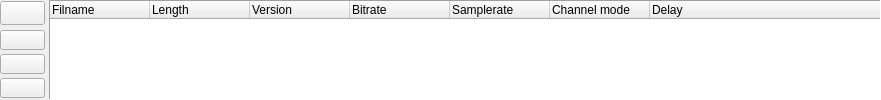
<ui version="4.0" >
 <class>TTAudioFileListWidget</class>
 <widget class="QWidget" name="TTAudioFileListWidget" >
  <property name="geometry" >
   <rect>
    <x>0</x>
    <y>0</y>
    <width>881</width>
    <height>100</height>
   </rect>
  </property>
  <property name="sizePolicy" >
   <sizepolicy vsizetype="Preferred" hsizetype="Preferred" >
    <horstretch>1</horstretch>
    <verstretch>1</verstretch>
   </sizepolicy>
  </property>
  <property name="minimumSize" >
   <size>
    <width>620</width>
    <height>100</height>
   </size>
  </property>
  <property name="baseSize" >
   <size>
    <width>620</width>
    <height>120</height>
   </size>
  </property>
  <property name="windowTitle" >
   <string>Form</string>
  </property>
  <layout class="QGridLayout" >
   <property name="leftMargin" >
    <number>0</number>
   </property>
   <property name="topMargin" >
    <number>0</number>
   </property>
   <property name="rightMargin" >
    <number>0</number>
   </property>
   <property name="bottomMargin" >
    <number>0</number>
   </property>
   <property name="horizontalSpacing" >
    <number>4</number>
   </property>
   <property name="verticalSpacing" >
    <number>4</number>
   </property>
   <item row="0" column="0" >
    <layout class="QVBoxLayout" >
     <property name="spacing" >
      <number>4</number>
     </property>
     <property name="leftMargin" >
      <number>0</number>
     </property>
     <property name="topMargin" >
      <number>0</number>
     </property>
     <property name="rightMargin" >
      <number>0</number>
     </property>
     <property name="bottomMargin" >
      <number>0</number>
     </property>
     <item>
      <widget class="QPushButton" name="pbAudioFileOpen" >
       <property name="sizePolicy" >
        <sizepolicy vsizetype="Preferred" hsizetype="Preferred" >
         <horstretch>1</horstretch>
         <verstretch>1</verstretch>
        </sizepolicy>
       </property>
       <property name="minimumSize" >
        <size>
         <width>45</width>
         <height>24</height>
        </size>
       </property>
       <property name="maximumSize" >
        <size>
         <width>45</width>
         <height>24</height>
        </size>
       </property>
       <property name="text" >
        <string/>
       </property>
       <property name="icon" >
        <iconset resource="audiofilelistwidget.qrc" >:/pixmaps/pixmaps/fileopen_24.xpm</iconset>
       </property>
      </widget>
     </item>
     <item>
      <layout class="QVBoxLayout" >
       <property name="spacing" >
        <number>4</number>
       </property>
       <property name="leftMargin" >
        <number>0</number>
       </property>
       <property name="topMargin" >
        <number>0</number>
       </property>
       <property name="rightMargin" >
        <number>0</number>
       </property>
       <property name="bottomMargin" >
        <number>0</number>
       </property>
       <item>
        <widget class="QPushButton" name="pbAudioEntryUp" >
         <property name="sizePolicy" >
          <sizepolicy vsizetype="Preferred" hsizetype="Preferred" >
           <horstretch>0</horstretch>
           <verstretch>0</verstretch>
          </sizepolicy>
         </property>
         <property name="minimumSize" >
          <size>
           <width>45</width>
           <height>16</height>
          </size>
         </property>
         <property name="maximumSize" >
          <size>
           <width>45</width>
           <height>20</height>
          </size>
         </property>
         <property name="sizeIncrement" >
          <size>
           <width>1</width>
           <height>1</height>
          </size>
         </property>
         <property name="baseSize" >
          <size>
           <width>60</width>
           <height>32</height>
          </size>
         </property>
         <property name="text" >
          <string/>
         </property>
         <property name="icon" >
          <iconset resource="audiofilelistwidget.qrc" >:/pixmaps/pixmaps/uparrow_18.xpm</iconset>
         </property>
         <property name="iconSize" >
          <size>
           <width>12</width>
           <height>12</height>
          </size>
         </property>
        </widget>
       </item>
       <item>
        <widget class="QPushButton" name="pbAudioEntryDelete" >
         <property name="sizePolicy" >
          <sizepolicy vsizetype="Preferred" hsizetype="Preferred" >
           <horstretch>0</horstretch>
           <verstretch>0</verstretch>
          </sizepolicy>
         </property>
         <property name="minimumSize" >
          <size>
           <width>45</width>
           <height>16</height>
          </size>
         </property>
         <property name="maximumSize" >
          <size>
           <width>45</width>
           <height>20</height>
          </size>
         </property>
         <property name="sizeIncrement" >
          <size>
           <width>1</width>
           <height>1</height>
          </size>
         </property>
         <property name="baseSize" >
          <size>
           <width>60</width>
           <height>32</height>
          </size>
         </property>
         <property name="text" >
          <string/>
         </property>
         <property name="icon" >
          <iconset resource="audiofilelistwidget.qrc" >:/pixmaps/pixmaps/cancel_18.xpm</iconset>
         </property>
         <property name="iconSize" >
          <size>
           <width>12</width>
           <height>12</height>
          </size>
         </property>
        </widget>
       </item>
       <item>
        <widget class="QPushButton" name="pbAudioEntryDown" >
         <property name="sizePolicy" >
          <sizepolicy vsizetype="Preferred" hsizetype="Preferred" >
           <horstretch>1</horstretch>
           <verstretch>1</verstretch>
          </sizepolicy>
         </property>
         <property name="minimumSize" >
          <size>
           <width>45</width>
           <height>16</height>
          </size>
         </property>
         <property name="maximumSize" >
          <size>
           <width>45</width>
           <height>20</height>
          </size>
         </property>
         <property name="sizeIncrement" >
          <size>
           <width>1</width>
           <height>1</height>
          </size>
         </property>
         <property name="baseSize" >
          <size>
           <width>60</width>
           <height>32</height>
          </size>
         </property>
         <property name="text" >
          <string/>
         </property>
         <property name="icon" >
          <iconset resource="audiofilelistwidget.qrc" >:/pixmaps/pixmaps/downarrow_18.xpm</iconset>
         </property>
        </widget>
       </item>
      </layout>
     </item>
    </layout>
   </item>
   <item row="0" column="1" >
    <widget class="QTreeWidget" name="audioListView" >
     <property name="focusPolicy" >
      <enum>Qt::StrongFocus</enum>
     </property>
     <property name="contextMenuPolicy" >
      <enum>Qt::CustomContextMenu</enum>
     </property>
     <property name="frameShape" >
      <enum>QFrame::Panel</enum>
     </property>
     <property name="frameShadow" >
      <enum>QFrame::Sunken</enum>
     </property>
     <property name="rootIsDecorated" >
      <bool>false</bool>
     </property>
     <property name="itemsExpandable" >
      <bool>false</bool>
     </property>
     <property name="sortingEnabled" >
      <bool>false</bool>
     </property>
     <property name="columnCount" >
      <number>7</number>
     </property>
     <column>
      <property name="text" >
       <string>Filname</string>
      </property>
     </column>
     <column>
      <property name="text" >
       <string>Length</string>
      </property>
     </column>
     <column>
      <property name="text" >
       <string>Version</string>
      </property>
     </column>
     <column>
      <property name="text" >
       <string>Bitrate</string>
      </property>
     </column>
     <column>
      <property name="text" >
       <string>Samplerate</string>
      </property>
     </column>
     <column>
      <property name="text" >
       <string>Channel mode</string>
      </property>
     </column>
     <column>
      <property name="text" >
       <string>Delay</string>
      </property>
     </column>
    </widget>
   </item>
  </layout>
 </widget>
 <resources>
  <include location="audiofilelistwidget.qrc" />
 </resources>
 <connections/>
</ui>
